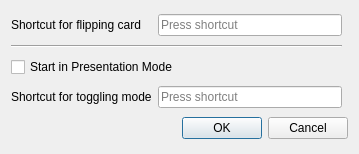
<?xml version="1.0" encoding="UTF-8"?>
<ui version="4.0">
 <class>Settings</class>
 <widget class="QDialog" name="Settings">
  <property name="geometry">
   <rect>
    <x>0</x>
    <y>0</y>
    <width>359</width>
    <height>154</height>
   </rect>
  </property>
  <property name="sizePolicy">
   <sizepolicy hsizetype="Fixed" vsizetype="Fixed">
    <horstretch>0</horstretch>
    <verstretch>0</verstretch>
   </sizepolicy>
  </property>
  <property name="windowTitle">
   <string>Persistent Editor Settings</string>
  </property>
  <layout class="QGridLayout" name="gridLayout">
   <item row="3" column="1">
    <widget class="QKeySequenceEdit" name="presentationShortcut">
     <property name="toolTip">
      <string>&lt;html&gt;&lt;head/&gt;&lt;body&gt;&lt;p&gt;The &amp;quot;Edit Current&amp;quot; window may be in one of two modes: obscure mode, or presentation mode. While in presentation mode, the persistent editor will &lt;span style=&quot; font-weight:600;&quot;&gt;not&lt;/span&gt; obscure the fields, when the card is currently showing the frontside of the card. This shortcut can be triggered in the editor. (default: &amp;quot;Ctrl+P&amp;quot;)&lt;/p&gt;&lt;/body&gt;&lt;/html&gt;</string>
     </property>
    </widget>
   </item>
   <item row="0" column="1">
    <widget class="QKeySequenceEdit" name="flipShortcut">
     <property name="toolTip">
      <string>&lt;html&gt;&lt;head/&gt;&lt;body&gt;&lt;p&gt;Use this shortcut to flip between the front and the back of a given card. Can be used in the reviewer window. (default: &amp;quot;C&amp;quot;)&lt;/p&gt;&lt;/body&gt;&lt;/html&gt;</string>
     </property>
    </widget>
   </item>
   <item row="3" column="0">
    <widget class="QLabel" name="presentationLabel">
     <property name="toolTip">
      <string>&lt;html&gt;&lt;head/&gt;&lt;body&gt;&lt;p&gt;The &amp;quot;Edit Current&amp;quot; window may be in one of two modes: obscure mode, or presentation mode. While in presentation mode, the persistent editor will &lt;span style=&quot; font-weight:600;&quot;&gt;not&lt;/span&gt; obscure the fields, when the card is currently showing the frontside of the card. This shortcut can be triggered in the editor. (default: &amp;quot;Ctrl+P&amp;quot;)&lt;/p&gt;&lt;/body&gt;&lt;/html&gt;</string>
     </property>
     <property name="text">
      <string>Shortcut for toggling mode</string>
     </property>
    </widget>
   </item>
   <item row="4" column="1" colspan="2">
    <widget class="QDialogButtonBox" name="buttonBox">
     <property name="orientation">
      <enum>Qt::Horizontal</enum>
     </property>
     <property name="standardButtons">
      <set>QDialogButtonBox::Cancel|QDialogButtonBox::Ok</set>
     </property>
    </widget>
   </item>
   <item row="2" column="0" colspan="2">
    <widget class="QCheckBox" name="presentationCheckBox">
     <property name="toolTip">
      <string>&lt;html&gt;&lt;head/&gt;&lt;body&gt;&lt;p&gt;While in &lt;span style=&quot; font-weight:600;&quot;&gt;obscure mod&lt;/span&gt;e, the persistent editor &lt;span style=&quot; font-weight:600;&quot;&gt;will&lt;/span&gt; obscure the fields, when the card is currently showing the frontside of the card. While in&lt;span style=&quot; font-weight:600;&quot;&gt; presentation mode&lt;/span&gt;, the persistent editor will display the fields normally.&lt;/p&gt;&lt;/body&gt;&lt;/html&gt;</string>
     </property>
     <property name="text">
      <string>Start in Presentation Mode</string>
     </property>
    </widget>
   </item>
   <item row="0" column="0">
    <widget class="QLabel" name="flipLabel">
     <property name="toolTip">
      <string>&lt;html&gt;&lt;head/&gt;&lt;body&gt;&lt;p&gt;Use this shortcut to flip between the front and the back of a given card. Can be used in the reviewer window. (default: &amp;quot;C&amp;quot;)&lt;/p&gt;&lt;/body&gt;&lt;/html&gt;</string>
     </property>
     <property name="text">
      <string>Shortcut for flipping card</string>
     </property>
    </widget>
   </item>
   <item row="1" column="0" colspan="2">
    <widget class="Line" name="line">
     <property name="orientation">
      <enum>Qt::Horizontal</enum>
     </property>
    </widget>
   </item>
  </layout>
 </widget>
 <resources/>
 <connections>
  <connection>
   <sender>buttonBox</sender>
   <signal>accepted()</signal>
   <receiver>Settings</receiver>
   <slot>accept()</slot>
   <hints>
    <hint type="sourcelabel">
     <x>248</x>
     <y>254</y>
    </hint>
    <hint type="destinationlabel">
     <x>157</x>
     <y>274</y>
    </hint>
   </hints>
  </connection>
  <connection>
   <sender>buttonBox</sender>
   <signal>rejected()</signal>
   <receiver>Settings</receiver>
   <slot>reject()</slot>
   <hints>
    <hint type="sourcelabel">
     <x>316</x>
     <y>260</y>
    </hint>
    <hint type="destinationlabel">
     <x>286</x>
     <y>274</y>
    </hint>
   </hints>
  </connection>
 </connections>
</ui>
